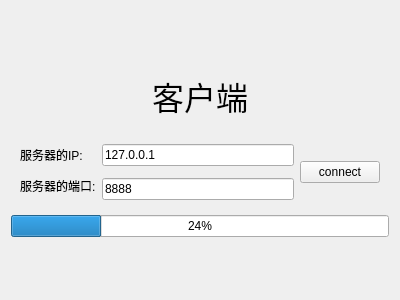
<?xml version="1.0" encoding="UTF-8"?>
<ui version="4.0">
 <class>ClientWidget</class>
 <widget class="QWidget" name="ClientWidget">
  <property name="geometry">
   <rect>
    <x>0</x>
    <y>0</y>
    <width>400</width>
    <height>300</height>
   </rect>
  </property>
  <property name="windowTitle">
   <string>Form</string>
  </property>
  <layout class="QVBoxLayout" name="verticalLayout">
   <item>
    <spacer name="verticalSpacer">
     <property name="orientation">
      <enum>Qt::Vertical</enum>
     </property>
     <property name="sizeHint" stdset="0">
      <size>
       <width>20</width>
       <height>56</height>
      </size>
     </property>
    </spacer>
   </item>
   <item>
    <widget class="QWidget" name="widget_2" native="true">
     <layout class="QHBoxLayout" name="horizontalLayout">
      <item>
       <spacer name="horizontalSpacer">
        <property name="orientation">
         <enum>Qt::Horizontal</enum>
        </property>
        <property name="sizeHint" stdset="0">
         <size>
          <width>125</width>
          <height>20</height>
         </size>
        </property>
       </spacer>
      </item>
      <item>
       <widget class="QLabel" name="label_3">
        <property name="font">
         <font>
          <family>楷体</family>
          <pointsize>24</pointsize>
         </font>
        </property>
        <property name="text">
         <string>客户端</string>
        </property>
        <property name="alignment">
         <set>Qt::AlignCenter</set>
        </property>
       </widget>
      </item>
      <item>
       <spacer name="horizontalSpacer_2">
        <property name="orientation">
         <enum>Qt::Horizontal</enum>
        </property>
        <property name="sizeHint" stdset="0">
         <size>
          <width>125</width>
          <height>20</height>
         </size>
        </property>
       </spacer>
      </item>
     </layout>
    </widget>
   </item>
   <item>
    <widget class="QWidget" name="widget" native="true">
     <layout class="QGridLayout" name="gridLayout">
      <item row="0" column="0">
       <widget class="QLabel" name="label">
        <property name="text">
         <string>服务器的IP:</string>
        </property>
       </widget>
      </item>
      <item row="2" column="1">
       <widget class="QLineEdit" name="lineEditPort">
        <property name="text">
         <string>8888</string>
        </property>
       </widget>
      </item>
      <item row="0" column="1">
       <widget class="QLineEdit" name="lineEditIP">
        <property name="text">
         <string>127.0.0.1</string>
        </property>
       </widget>
      </item>
      <item row="1" column="0" rowspan="2">
       <widget class="QLabel" name="label_2">
        <property name="text">
         <string>服务器的端口:</string>
        </property>
       </widget>
      </item>
      <item row="0" column="2" rowspan="3">
       <widget class="QPushButton" name="buttonConnect">
        <property name="text">
         <string>connect</string>
        </property>
       </widget>
      </item>
     </layout>
    </widget>
   </item>
   <item>
    <widget class="QProgressBar" name="progressBar">
     <property name="value">
      <number>24</number>
     </property>
    </widget>
   </item>
   <item>
    <spacer name="verticalSpacer_2">
     <property name="orientation">
      <enum>Qt::Vertical</enum>
     </property>
     <property name="sizeHint" stdset="0">
      <size>
       <width>20</width>
       <height>55</height>
      </size>
     </property>
    </spacer>
   </item>
  </layout>
 </widget>
 <resources/>
 <connections/>
</ui>
